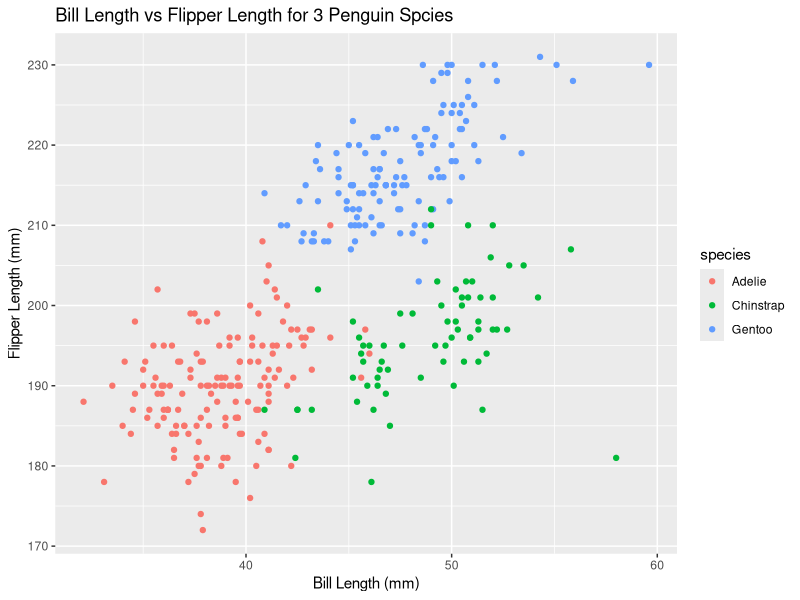
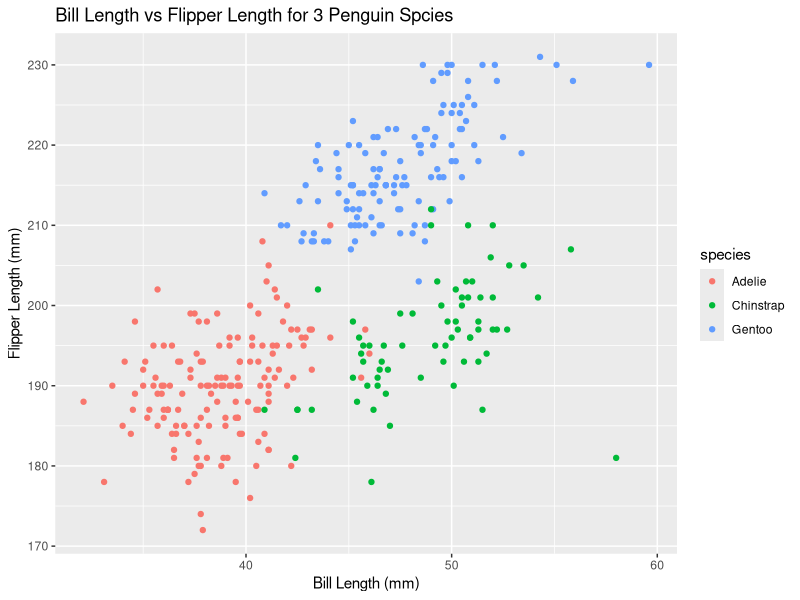

These charts were generated, in order, by the following R code:
## ---- chunk 1
library (tidyverse)
## ---- chunk 2
data("penguins", package = "palmerpenguins")

## ---- chunk 3


ggplot(penguins,aes (
  x=bill_length_mm, 
  y=flipper_length_mm,
  color = species)) +
  geom_point() +
  labs(title = "Bill Length vs Flipper Length for 3 Penguin Spcies",
       x = "Bill Length (mm)",
       y = "Flipper Length (mm)")


ggsave("hw1_penguinsplot.pdf")

## ---- chunk 4
#create a 10x4 data frame. Length is 10. 4 different vectors 
rnorm_df = 
  tibble (
    norm_samp = rnorm(10),
    vec_logical = norm_samp > 0,
    vec_character = c("a","b","c","d","e","f","g","h","i","j"),
    vec_factor = factor(c("level 1", "level 2", "level 3","level 1", "level 2", "level 3", "level 1","level 1", "level 2", "level 3"))
)
## ---- chunk 5

mean_norm_samp =  mean(pull(rnorm_df, norm_samp))
mean_norm_samp

mean_vec_character = mean(pull(rnorm_df, vec_character), na.rm = TRUE)
mean_vec_character

mean_vec_logical = mean(pull(rnorm_df, vec_logical))
mean_vec_logical

mean_vec_factor = mean(pull(rnorm_df, vec_factor))
mean_vec_factor
## ---- chunk 6
num_vec_character = as.numeric(pull(rnorm_df, vec_character))
num_vec_logical = as.numeric(pull(rnorm_df, vec_logical))
num_vec_factor = as.numeric(pull(rnorm_df, vec_factor))

## ---- chunk 7
mean_num_char = mean(num_vec_character)
mean_num_char

mean_num_logical = mean(num_vec_logical)
mean_num_logical

mean_num_factor = mean(num_vec_factor)
mean_num_factor
